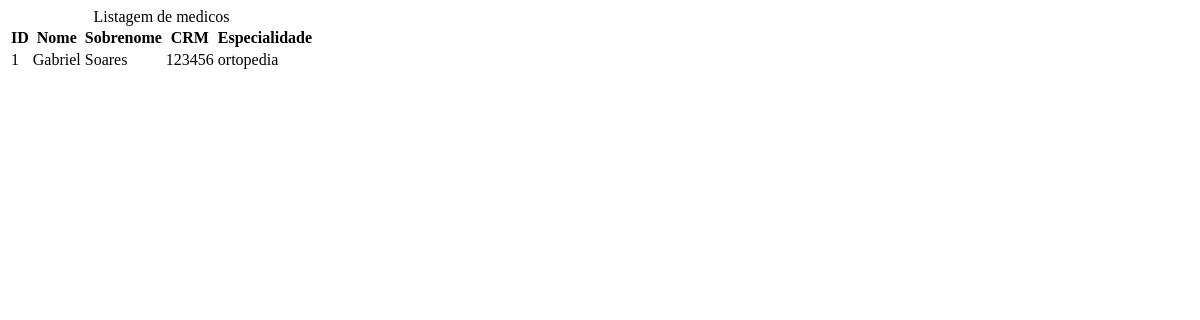
The app's page /medicos/, older data.
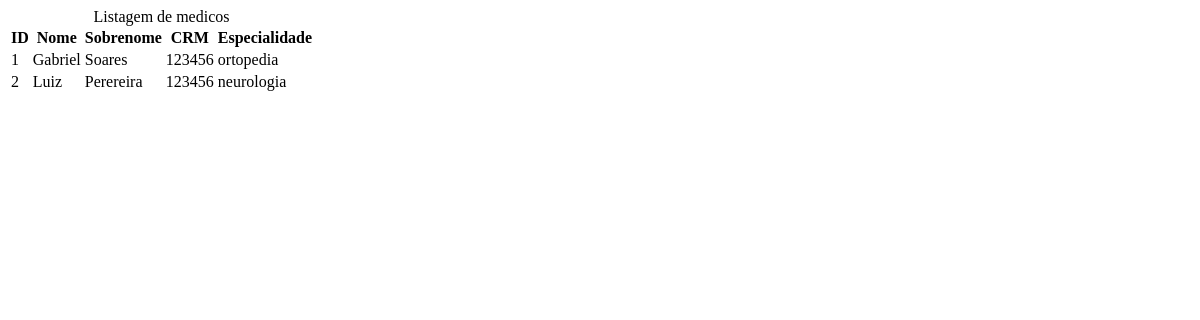
The same page, newer data.
### sistema/models.py (models this page shows, shortened)
class Medico(models.Model):
    nome = models.CharField(max_length=50)
    sobrenome = models.CharField(max_length=50)
    crm = models.CharField(max_length=6)
    email = models.EmailField()
    criacao_data = models.DateTimeField(default=timezone.now)
    telefone = models.CharField(max_length=20)
    imagem = models.ImageField(upload_to='img/%Y/%m', blank=True)
    ativo = models.BooleanField(default=True)
    mensagem = models.TextField(blank=True)
    especialidade_id = models.ForeignKey(Especialidade, on_delete=models.CASCADE, default='1', verbose_name='Especialidade')

class Especialidade(models.Model):
    nome = models.CharField(max_length=50)
    def __str__(self):
        return self.nome

### sistema/views/medico_views.py (the view)
# urls.py: path('medicos/', views.listarMedicos, name='medicos'),
def listarMedicos(request):
    medicos = Medico.objects.all()
    context = {
        'medicos': medicos,
    }
    return render(
        request,
        'medico/listar.html',
        context,
    )

### sistema/templates/medico/listar.html
{% block conteudo %}
    <div class="responsive-table">
        <table class="pacientes-table">
            <caption class="table-caption">
                Listagem de medicos
            </caption>
            <thead>
                <tr class="table-row table-row-header">
                    <th class="table-header">ID</th>
                    <th class="table-header">Nome</th>
                    <th class="table-header">Sobrenome</th>
                    <th class="table-header">CRM</th>
                    <th class="table-header">Especialidade</th>
                </tr>
            </thead>
            <tbody>
                {% for medico in medicos %}
                    <tr class="table-row">
                        <td class="table-cel"> {{ medico.id }} </td>
                        <td class="table-cel"> {{ medico.nome }} </td>
                        <td class="table-cel"> {{ medico.sobrenome }} </td>
                        <td class="table-cel"> {{ medico.crm }} </td>
                        <td class="table-cel"> {{ medico.especialidade_id }} </td>
                    </tr>
                {% endfor %}
            </tbody>
        </table>
    </div>
{% endblock conteudo %}

Row changes from the older to the newer data that the page shows:
added Medico: id "2", nome "Luiz", sobrenome "Perereira", crm "123456", especialidade_id "neurologia"
